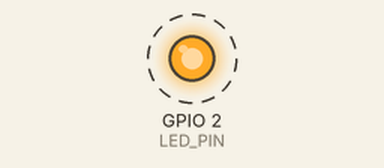
A sketch run on a simulated ESP32. Parts: output pins drawn as LEDs (lit = HIGH). Dashed ring = blinking. What the sketch prints to the serial monitor is not drawn.

Above: at 0.7 s.
Timing chart, 0 to 3.3 s (numbered marks = the images above):
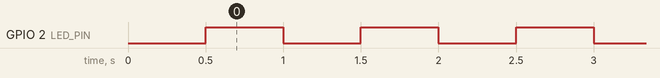

Measured:
- by itself, GPIO 2 (LED_PIN): alternates HIGH for 0.50 s and LOW for 0.50 s

The sketch:

blink_test.ino
```cpp
/*
 * blink_test.ino —— ESP32 环境验证程序
 *
 * 用途：确认「工具链 + 开发板 + 串口」这条链路完整可用。
 * 它做三件事：
 *   1. 开机在串口打印芯片身份信息（型号 / 核心数 / 主频 / Flash / MAC / SDK 版本）
 *   2. 板载 LED 每 500ms 翻转一次
 *   3. 每 2 秒在串口打印一次心跳计数
 *
 * 烧录：arduino-cli upload -p COMx --fqbn esp32:esp32:esp32s3 blink_test
 * 监视：arduino-cli monitor -p COMx -c baudrate=115200
 */

// ---------- 板载 LED 引脚：不同开发板不一样 ----------
// CONFIG_IDF_TARGET_* 由 arduino-esp32 在编译时按所选开发板自动定义
#if defined(CONFIG_IDF_TARGET_ESP32S3)
  #define LED_PIN 48        // ESP32-S3-DevKitC-1：GPIO48 上的 WS2812
  #define LED_IS_RGB 1
#elif defined(CONFIG_IDF_TARGET_ESP32C3)
  #define LED_PIN 8         // ESP32-C3-DevKitM-1：GPIO8 上的 WS2812
  #define LED_IS_RGB 1
#elif defined(CONFIG_IDF_TARGET_ESP32C6)
  #define LED_PIN 8
  #define LED_IS_RGB 1
#else
  #define LED_PIN 2         // 经典 ESP32 DevKit：GPIO2 普通 LED
  #define LED_IS_RGB 0
#endif

const unsigned long BLINK_INTERVAL = 500;       // LED 翻转间隔（毫秒）
const unsigned long HEARTBEAT_INTERVAL = 2000;  // 心跳间隔（毫秒）

unsigned long lastBlink = 0;
unsigned long lastBeat = 0;
unsigned long beatCount = 0;
bool ledState = false;

// 统一的点灯接口：RGB 灯珠和普通 LED 的驱动方式完全不同
void setLed(bool on) {
#if LED_IS_RGB
  // WS2812 是可寻址灯珠，必须用专门函数，digitalWrite 点不亮
  if (on) {
    rgbLedWrite(LED_PIN, 0, 40, 0);   // 暗绿色，避免刺眼
  } else {
    rgbLedWrite(LED_PIN, 0, 0, 0);    // 熄灭
  }
#else
  digitalWrite(LED_PIN, on ? HIGH : LOW);
#endif
}

void setup() {
  Serial.begin(115200);
  delay(300);   // 等串口稳定，否则前几行会丢

  Serial.println();
  Serial.println("========================================");
  Serial.println("  ESP32 环境验证 · blink_test");
  Serial.println("========================================");

  // ---------- 打印芯片身份 ----------
  Serial.printf("芯片型号   : %s\n", ESP.getChipModel());
  Serial.printf("芯片版本   : v%d.%d\n", ESP.getChipRevision() / 100,
                                       ESP.getChipRevision() % 100);
  Serial.printf("核心数     : %d\n", ESP.getChipCores());
  Serial.printf("主频       : %lu MHz\n", ESP.getCpuFreqMHz());
  Serial.printf("Flash 大小 : %lu KB\n", ESP.getFlashChipSize() / 1024);
  Serial.printf("可用堆内存 : %lu KB\n", ESP.getFreeHeap() / 1024);
  Serial.printf("SDK 版本   : %s\n", ESP.getSdkVersion());

  // MAC 存在 eFuse 里，是个 64 位整数，要按 6 个字节展开才是常见写法
  uint64_t mac = ESP.getEfuseMac();
  Serial.printf("MAC 地址   : %02X:%02X:%02X:%02X:%02X:%02X\n",
                (uint8_t)(mac >> 40), (uint8_t)(mac >> 32), (uint8_t)(mac >> 24),
                (uint8_t)(mac >> 16), (uint8_t)(mac >> 8),  (uint8_t)(mac));
  Serial.println("----------------------------------------");
#if LED_IS_RGB
  Serial.printf("板载 LED   : GPIO%d（WS2812 可寻址灯珠）\n", LED_PIN);
#else
  Serial.printf("板载 LED   : GPIO%d（普通 LED）\n", LED_PIN);
#endif
  Serial.println("如果这行之后 LED 开始闪烁，说明环境已就绪。");
  Serial.println("========================================");
  Serial.println();

#if !LED_IS_RGB
  pinMode(LED_PIN, OUTPUT);
#endif
  setLed(false);
}

void loop() {
  unsigned long now = millis();

  // ---------- LED 闪烁 ----------
  if (now - lastBlink >= BLINK_INTERVAL) {
    lastBlink = now;
    ledState = !ledState;
    setLed(ledState);
  }

  // ---------- 串口心跳 ----------
  if (now - lastBeat >= HEARTBEAT_INTERVAL) {
    lastBeat = now;
    beatCount++;
    Serial.printf("[心跳 %lu] 运行 %lu 秒 | LED=%s | 剩余内存 %lu KB\n",
                  beatCount,
                  now / 1000,
                  ledState ? "ON " : "OFF",
                  ESP.getFreeHeap() / 1024);
  }
}
```
